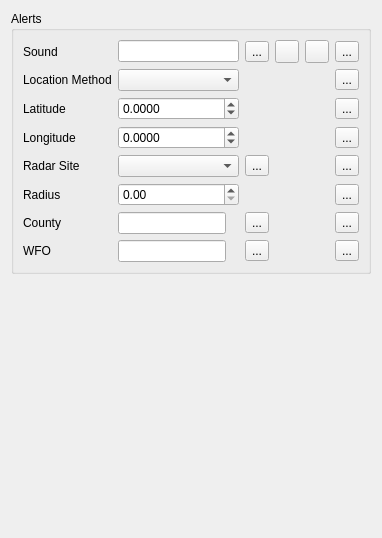
         <widget class="QWidget" name="audio">
          <layout class="QVBoxLayout" name="verticalLayout_4">
           <item>
            <widget class="QGroupBox" name="alertAudioGroupBox">
             <property name="title">
              <string>Alerts</string>
             </property>
             <layout class="QGridLayout" name="gridLayout_10">
              <item row="7" column="0">
               <widget class="QLabel" name="label_19">
                <property name="text">
                 <string>County</string>
                </property>
               </widget>
              </item>
              <item row="4" column="6">
               <widget class="QToolButton" name="resetAlertAudioRadarSiteButton">
                <property name="text">
                 <string>...</string>
                </property>
                <property name="icon">
                 <iconset resource="../../../../scwx-qt.qrc">
                  <normaloff>:/res/icons/font-awesome-6/rotate-left-solid.svg</normaloff>:/res/icons/font-awesome-6/rotate-left-solid.svg</iconset>
                </property>
               </widget>
              </item>
              <item row="1" column="0">
               <widget class="QLabel" name="label_12">
                <property name="text">
                 <string>Location Method</string>
                </property>
               </widget>
              </item>
              <item row="0" column="1" colspan="2">
               <widget class="QLineEdit" name="alertAudioSoundLineEdit"/>
              </item>
              <item row="2" column="6">
               <widget class="QToolButton" name="resetAlertAudioLatitudeButton">
                <property name="text">
                 <string>...</string>
                </property>
                <property name="icon">
                 <iconset resource="../../../../scwx-qt.qrc">
                  <normaloff>:/res/icons/font-awesome-6/rotate-left-solid.svg</normaloff>:/res/icons/font-awesome-6/rotate-left-solid.svg</iconset>
                </property>
               </widget>
              </item>
              <item row="3" column="0">
               <widget class="QLabel" name="label_16">
                <property name="text">
                 <string>Longitude</string>
                </property>
               </widget>
              </item>
              <item row="4" column="3">
               <widget class="QToolButton" name="alertAudioRadarSiteSelectButton">
                <property name="text">
                 <string>...</string>
                </property>
               </widget>
              </item>
              <item row="5" column="3">
               <widget class="QLabel" name="alertAudioRadiusUnitsLabel">
                <property name="text">
                 <string/>
                </property>
               </widget>
              </item>
              <item row="2" column="0">
               <widget class="QLabel" name="label_14">
                <property name="text">
                 <string>Latitude</string>
                </property>
               </widget>
              </item>
              <item row="2" column="1" colspan="2">
               <widget class="QFocusedDoubleSpinBox" name="alertAudioLatitudeSpinBox">
                <property name="focusPolicy">
                 <enum>Qt::FocusPolicy::StrongFocus</enum>
                </property>
                <property name="decimals">
                 <number>4</number>
                </property>
                <property name="minimum">
                 <double>-90.000000000000000</double>
                </property>
                <property name="maximum">
                 <double>90.000000000000000</double>
                </property>
                <property name="singleStep">
                 <double>0.000100000000000</double>
                </property>
               </widget>
              </item>
              <item row="5" column="1" colspan="2">
               <widget class="QFocusedDoubleSpinBox" name="alertAudioRadiusSpinBox">
                <property name="focusPolicy">
                 <enum>Qt::FocusPolicy::StrongFocus</enum>
                </property>
                <property name="toolTip">
                 <string>Set to 0 to disable</string>
                </property>
                <property name="decimals">
                 <number>2</number>
                </property>
                <property name="minimum">
                 <double>0.000000000000000</double>
                </property>
                <property name="maximum">
                 <double>9999999999999.000000000000000</double>
                </property>
                <property name="singleStep">
                 <double>0.010000000000000</double>
                </property>
               </widget>
              </item>
              <item row="7" column="6">
               <widget class="QToolButton" name="resetAlertAudioCountyButton">
                <property name="text">
                 <string>...</string>
                </property>
                <property name="icon">
                 <iconset resource="../../../../scwx-qt.qrc">
                  <normaloff>:/res/icons/font-awesome-6/rotate-left-solid.svg</normaloff>:/res/icons/font-awesome-6/rotate-left-solid.svg</iconset>
                </property>
               </widget>
              </item>
              <item row="0" column="4">
               <widget class="QToolButton" name="alertAudioSoundTestButton">
                <property name="icon">
                 <iconset resource="../../../../scwx-qt.qrc">
                  <normaloff>:/res/icons/font-awesome-6/play-solid.svg</normaloff>:/res/icons/font-awesome-6/play-solid.svg</iconset>
                </property>
               </widget>
              </item>
              <item row="7" column="3">
               <widget class="QToolButton" name="alertAudioCountySelectButton">
                <property name="text">
                 <string>...</string>
                </property>
               </widget>
              </item>
              <item row="5" column="0">
               <widget class="QLabel" name="alertAudioRadiusLabel">
                <property name="text">
                 <string>Radius</string>
                </property>
               </widget>
              </item>
              <item row="3" column="1" colspan="2">
               <widget class="QFocusedDoubleSpinBox" name="alertAudioLongitudeSpinBox">
                <property name="focusPolicy">
                 <enum>Qt::FocusPolicy::StrongFocus</enum>
                </property>
                <property name="decimals">
                 <number>4</number>
                </property>
                <property name="minimum">
                 <double>-180.000000000000000</double>
                </property>
                <property name="maximum">
                 <double>180.000000000000000</double>
                </property>
                <property name="singleStep">
                 <double>0.000100000000000</double>
                </property>
               </widget>
              </item>
              <item row="4" column="0">
               <widget class="QLabel" name="label_28">
                <property name="text">
                 <string>Radar Site</string>
                </property>
               </widget>
              </item>
              <item row="0" column="3">
               <widget class="QToolButton" name="alertAudioSoundSelectButton">
                <property name="text">
                 <string>...</string>
                </property>
               </widget>
              </item>
              <item row="0" column="5">
               <widget class="QToolButton" name="alertAudioSoundStopButton">
                <property name="icon">
                 <iconset resource="../../../../scwx-qt.qrc">
                  <normaloff>:/res/icons/font-awesome-6/stop-solid.svg</normaloff>:/res/icons/font-awesome-6/stop-solid.svg</iconset>
                </property>
               </widget>
              </item>
              <item row="1" column="6">
               <widget class="QToolButton" name="resetAlertAudioLocationMethodButton">
                <property name="text">
                 <string>...</string>
                </property>
                <property name="icon">
                 <iconset resource="../../../../scwx-qt.qrc">
                  <normaloff>:/res/icons/font-awesome-6/rotate-left-solid.svg</normaloff>:/res/icons/font-awesome-6/rotate-left-solid.svg</iconset>
                </property>
               </widget>
              </item>
              <item row="7" column="2">
               <widget class="QLabel" name="alertAudioCountyLabel">
                <property name="sizePolicy">
                 <sizepolicy hsizetype="Expanding" vsizetype="Preferred">
                  <horstretch>0</horstretch>
                  <verstretch>0</verstretch>
                 </sizepolicy>
                </property>
                <property name="text">
                 <string/>
                </property>
               </widget>
              </item>
              <item row="5" column="6">
               <widget class="QToolButton" name="resetAlertAudioRadiusButton">
                <property name="text">
                 <string>...</string>
                </property>
                <property name="icon">
                 <iconset resource="../../../../scwx-qt.qrc">
                  <normaloff>:/res/icons/font-awesome-6/rotate-left-solid.svg</normaloff>:/res/icons/font-awesome-6/rotate-left-solid.svg</iconset>
                </property>
               </widget>
              </item>
              <item row="0" column="6">
               <widget class="QToolButton" name="resetAlertAudioSoundButton">
                <property name="text">
                 <string>...</string>
                </property>
                <property name="icon">
                 <iconset resource="../../../../scwx-qt.qrc">
                  <normaloff>:/res/icons/font-awesome-6/rotate-left-solid.svg</normaloff>:/res/icons/font-awesome-6/rotate-left-solid.svg</iconset>
                </property>
               </widget>
              </item>
              <item row="7" column="1">
               <widget class="QLineEdit" name="alertAudioCountyLineEdit">
                <property name="sizePolicy">
                 <sizepolicy hsizetype="Expanding" vsizetype="Fixed">
                  <horstretch>0</horstretch>
                  <verstretch>0</verstretch>
                 </sizepolicy>
                </property>
                <property name="readOnly">
                 <bool>true</bool>
                </property>
               </widget>
              </item>
              <item row="4" column="1" colspan="2">
               <widget class="QFocusedComboBox" name="alertAudioRadarSiteComboBox">
                <property name="focusPolicy">
                 <enum>Qt::FocusPolicy::StrongFocus</enum>
                </property>
               </widget>
              </item>
              <item row="1" column="1" colspan="2">
               <widget class="QFocusedComboBox" name="alertAudioLocationMethodComboBox">
                <property name="sizePolicy">
                 <sizepolicy hsizetype="Expanding" vsizetype="Fixed">
                  <horstretch>0</horstretch>
                  <verstretch>0</verstretch>
                 </sizepolicy>
                </property>
                <property name="focusPolicy">
                 <enum>Qt::FocusPolicy::StrongFocus</enum>
                </property>
               </widget>
              </item>
              <item row="3" column="6">
               <widget class="QToolButton" name="resetAlertAudioLongitudeButton">
                <property name="text">
                 <string>...</string>
                </property>
                <property name="icon">
                 <iconset resource="../../../../scwx-qt.qrc">
                  <normaloff>:/res/icons/font-awesome-6/rotate-left-solid.svg</normaloff>:/res/icons/font-awesome-6/rotate-left-solid.svg</iconset>
                </property>
               </widget>
              </item>
              <item row="0" column="0">
               <widget class="QLabel" name="label_17">
                <property name="text">
                 <string>Sound</string>
                </property>
               </widget>
              </item>
              <item row="8" column="0">
               <widget class="QLabel" name="label_29">
                <property name="text">
                 <string>WFO</string>
                </property>
               </widget>
              </item>
              <item row="8" column="6">
               <widget class="QToolButton" name="resetAlertAudioWFOButton">
                <property name="text">
                 <string>...</string>
                </property>
                <property name="icon">
                 <iconset resource="../../../../scwx-qt.qrc">
                  <normaloff>:/res/icons/font-awesome-6/rotate-left-solid.svg</normaloff>:/res/icons/font-awesome-6/rotate-left-solid.svg</iconset>
                </property>
               </widget>
              </item>
              <item row="8" column="1">
               <widget class="QLineEdit" name="alertAudioWFOLineEdit"/>
              </item>
              <item row="8" column="2">
               <widget class="QLabel" name="alertAudioWFOLabel">
                <property name="text">
                 <string/>
                </property>
               </widget>
              </item>
              <item row="8" column="3">
               <widget class="QToolButton" name="alertAudioWFOSelectButton">
                <property name="text">
                 <string>...</string>
                </property>
               </widget>
              </item>
             </layout>
            </widget>
           </item>
           <item>
            <spacer name="verticalSpacer_6">
             <property name="orientation">
              <enum>Qt::Orientation::Vertical</enum>
             </property>
             <property name="sizeHint" stdset="0">
              <size>
               <width>20</width>
               <height>253</height>
              </size>
             </property>
            </spacer>
           </item>
          </layout>
         </widget>
